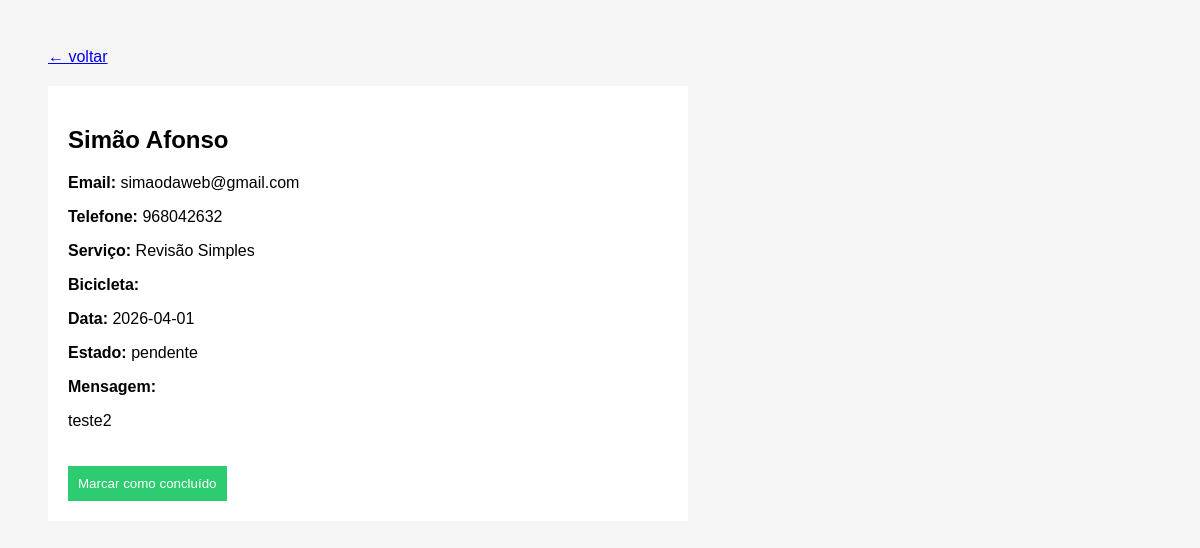
The app's page /booking/2/ (signed in), older data.
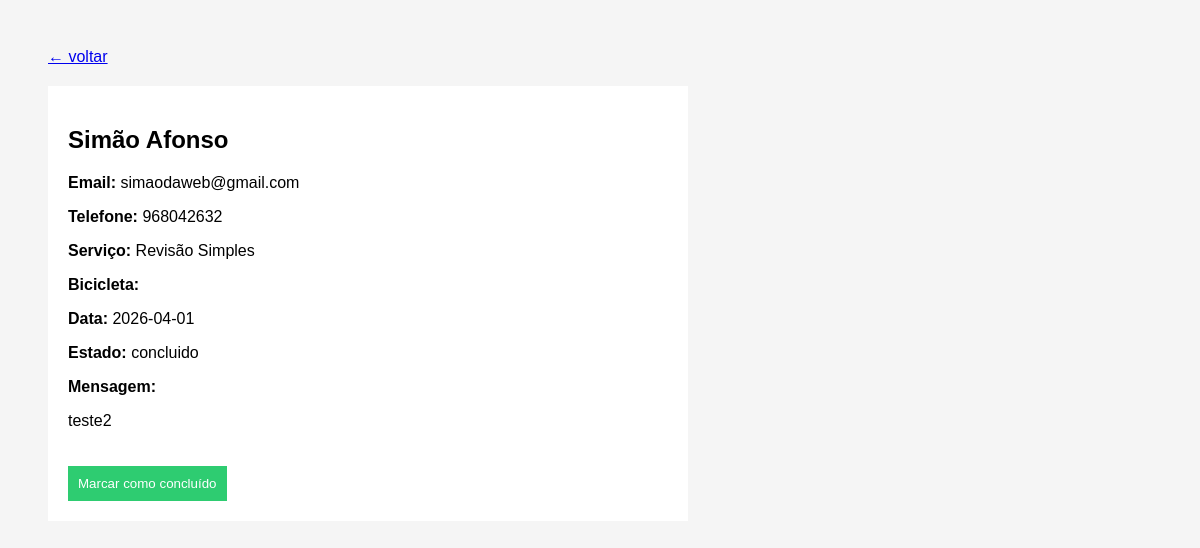
The same page, newer data.
### bookings/models.py (models this page shows, shortened)
class Booking(models.Model):
    nome = models.CharField(max_length=100)
    email = models.EmailField()
    telefone = models.CharField(max_length=20)
    servico = models.CharField(max_length=100)
    modelo_bike = models.CharField(max_length=100, blank=True)
    mensagem = models.TextField()
    data = models.CharField(max_length=50)
    estado = models.CharField(max_length=20, default="pendente")
    created_at = models.DateTimeField(auto_now_add=True)

### bookings/views_admin.py (the view)
@login_required(login_url="/login-admin")
def booking_detail(request, id):
    booking = get_object_or_404(Booking, id=id)
    if request.method == "POST":
        booking.estado = "concluido"
        booking.save()
        return redirect("/painel")
    return render(request, "booking_detail.html", {
        "booking": booking
    })

### bookings/templates/booking_detail.html (shortened to what this page needs)
<!DOCTYPE html>
<html>
<head>
</head>
<body>
<a href="/painel" class="back">← voltar</a>
<div class="card">
    <h2>{{ booking.nome }}</h2>
    <p><b>Email:</b> {{ booking.email }}</p>
    <p><b>Telefone:</b> {{ booking.telefone }}</p>
    <p><b>Serviço:</b> {{ booking.servico }}</p>
    <p><b>Bicicleta:</b> {{ booking.modelo_bike }}</p>
    <p><b>Data:</b> {{ booking.data }}</p>
    <p><b>Estado:</b> {{ booking.estado }}</p>
    <p><b>Mensagem:</b></p>
    <p>{{ booking.mensagem }}</p>
    <form method="POST">
        <button>
            Marcar como concluído
        </button>
    </form>
</div>
</body>
</html>

Row changes from the older to the newer data that the page shows:
changed Booking "Simão Afonso": estado "pendente" → "concluido"
